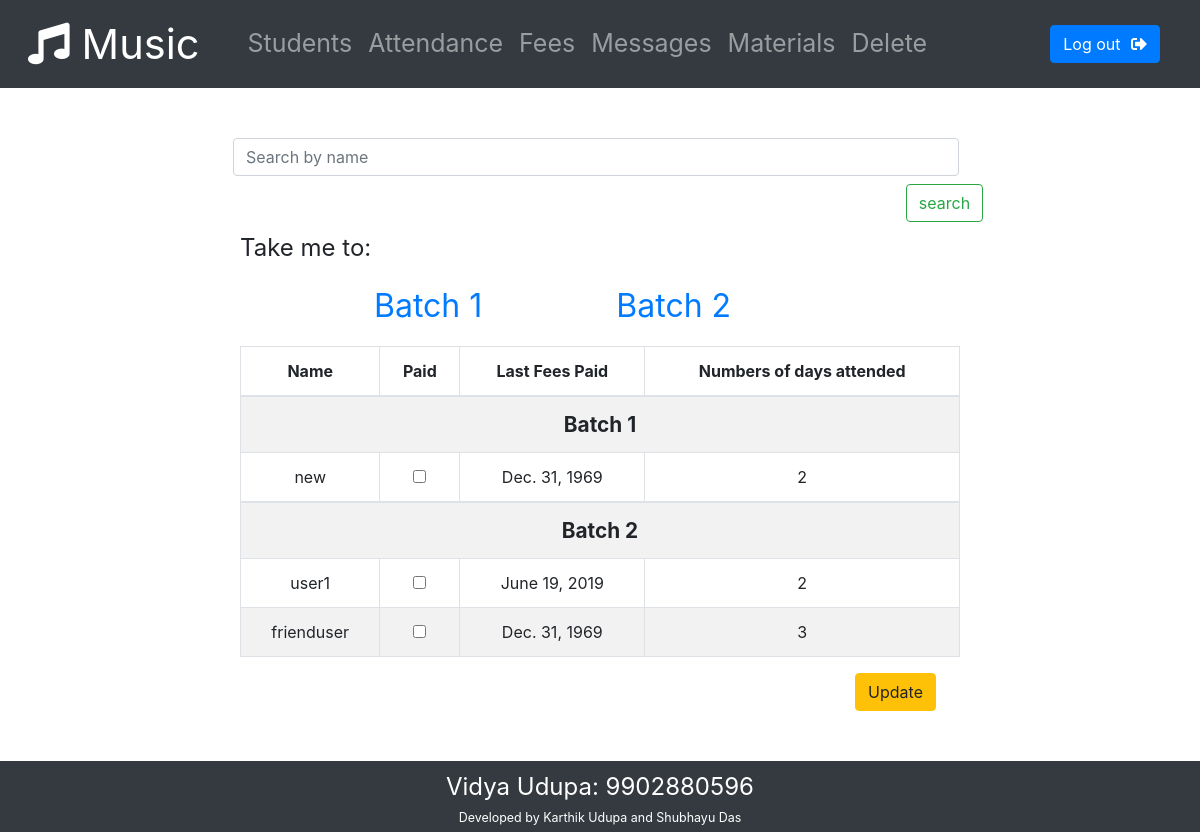
The app's page /admin-home/fees/ (signed in) with its own data.
### Registry/models.py (models this page shows)
class storeData(models.Model):
    id = models.AutoField(primary_key=True)
    username = models.CharField(max_length=100, default = "", verbose_name = "Student Name")
    phone_regex = RegexValidator(regex = r'^[0-9]{10}$', message = "Phone number must be of the form: 9876543210.")
    phone_number = models.CharField(validators = [phone_regex], max_length=11, verbose_name = "Phone Number")
    batch_number = models.IntegerField(default = 0, verbose_name = "Batch number")
    password = models.CharField(max_length = 30, verbose_name = "Password")
    no_of_class_attended = models.IntegerField(default = 0)
    last_class_attended = models.DateTimeField(auto_now_add = True)
    last_fees_paid = models.DateTimeField(default = datetime(1970, 1, 1, tzinfo=timezone('Asia/Kolkata')))
    validated = models.BooleanField(default = False)
    is_superuser = models.BooleanField(default = False)
    is_logged_in = models.BooleanField(default = False, verbose_name = "Logged in status")
    unseen_message_count = models.IntegerField(default = 0)
    unseen_file_count = models.IntegerField(default = 0)
    email_address = models.EmailField()

### Registry/views.py (the view)
# urls.py: path('admin-home/fees/', views.fees, name = 'fees'),
def fees(request):
    userList = []
    if checkStatus(request, sudo = True) == "superuser":
        args = {}
        if request.method == 'POST':
            if 'fees' in request.POST:
                present = []
                form = AttendanceForm(request.POST)
                if form.is_valid:
                    for user in storeData.objects.values():
                        if request.POST.get(str(user['id'])):
                            User = storeData.objects.get(id = str(user['id']))
                            User.last_fees_paid = getTime()
                            User.save()
                    return redirect('fees')
            if 'search' in request.POST:
                search = request.POST.get("search_field")
                userList = storeData.objects.filter(username__icontains=search, is_superuser=False, validated = True).values()
        else:
            userList = storeData.objects.filter(is_superuser=False, validated = True).values()
        LIST_OF_CHOICES_1 = []
        LIST_OF_CHOICES_2 = []
        form = AttendanceForm()
        for user in userList:
            temp = {'name': user['username'], 'id': user['id'], 'number': user['no_of_class_attended'], 'lastFeesPaid': user['last_fees_paid'].date()}
            if user['batch_number'] == 1:
                LIST_OF_CHOICES_1.append(temp)
            else:
                LIST_OF_CHOICES_2.append(temp)
        args = {'form': form ,'students': {"batch1": LIST_OF_CHOICES_1, "batch2": LIST_OF_CHOICES_2}}
        return render(request, 'Registry/fees.html', args)
    else:
        errorMessage(request, 'notSignedIn')
        return redirect('home')

### Registry/forms.py
class AttendanceForm(forms.Form):
    choices = forms.MultipleChoiceField(widget=forms.CheckboxSelectMultiple, required = False)
    search_field = forms.CharField()

### Registry/views.py (called while the page is built)
def checkStatus(request, sudo = False):
    userId = request.session.get('user_info')
    try:
        user = storeData.objects.get(id = userId)
        if userId is not None and userId is not -1:
            if user.is_superuser:
                if sudo:
                    return "superuser"
                else:
                    return False
            else:
                return True
        else:
            return False
    except:
        return False

### Registry/templates/Registry/fees.html (shortened to what this page needs)
{% extends "Registry/adminBase.html" %}
{% load static %}
{% block style %}
    <link rel="stylesheet" href = {% static "css/fees.css" %}>
{% endblock %}
{% block body %}
<div id = "attendanceAll">
    <form method="POST">
        <div class="row p-2">
            <input class="form-control mr-sm-2 mb-md-2" type="search" placeholder="Search by name" aria-label="Search" name = "search_field">
            <input type="submit" name="search" value="search" class="btn btn-outline-success my-2 my-sm-0 offset-9 offset-md-11" id = "submit">
        </div>
        <p id="niceness">Take me to:</p>
        <ul id = "guides">
            <li>
                <a href="#batch1">Batch 1</a>
            </li>
            <li>
                <a href="#batch2">Batch 2</a>
            </li>
        </ul>
        <div class = "form-group" id = "formTable">
            <table class = 'table table-striped table-bordered'>
                <thead>
                    <th>Name</th>
                    <th>Paid</th>
                    <th>Last Fees Paid</th>
                    <th>Numbers of days attended</th>
                </thead>
                <div>
                    <tbody>
                        <tr>
                            <th colspan="4" id = "batch1">Batch 1</th>
                        </tr>
                        {% for student in students.batch1 %}
                        <tr>
                            <td>{{ student.name }}</td>
                            <th><input type="checkbox" name="{{student.id}}"></th>
                            <td>{{ student.lastFeesPaid }}</td>
                            <td>{{ student.number }}</td>
                        </tr>
                        {% endfor %}
                    </tbody>
                </div>
                <div >
                    <tbody>
                        <tr>
                            <th colspan="4" id = "batch2">Batch 2</th>
                        </tr>
                        {% for student in students.batch2 %}
                        <tr>
                            <td>{{ student.name }}</td>
                            <th><input type="checkbox" name="{{student.id}}"></th>
                            <td>{{ student.lastFeesPaid }}</td>
                            <td>{{ student.number }}</td>
                        </tr>
                        {% endfor %}
                    </tbody>
                </div>
            </table>
            <input type="submit" name = "fees" id = "update-fees" value="Update" class="btn login-btn btn-warning float-right" id = "submit">
        </div>
    </form>
</div>{% endblock %}

### Registry/static/css/adminBase.css (style rules this page uses)
html, body { width: 100%; }
@media (min-width: 768px) { .float-right { margin-right: calc(2vw); } }

### Registry/static/css/fees.css (style rules this page uses)
th, td { text-align: center; vertical-align: middle !important; }
#attendanceAll { width: 90%; height: 100%; margin: auto; padding-top: calc(5vh); }
#guides { list-style: none; display: flex; flex-direction: row; justify-content: space-evenly; padding-left: 0%; }
#batch1, #batch2 { text-align: center; font-size: calc(2.5vh); }
#niceness { font-size: 1.5rem; }
#guides a { text-decoration: none; font-size: 2rem; }
#formTable { position: relative; margin: auto; }
#submit { position: relative; }
@media (min-width: 768px) { #attendanceAll { width: 60%; } }

### records on screen
storeData: name "new"
storeData: name "user1", lastFeesPaid "June 19, 2019", number "2"
storeData: name "frienduser", lastFeesPaid "Dec. 31, 1969", number "3"

### other values on screen
{{ student.lastFeesPaid }} "Dec. 31, 1969"
{{ student.number }} "2"
